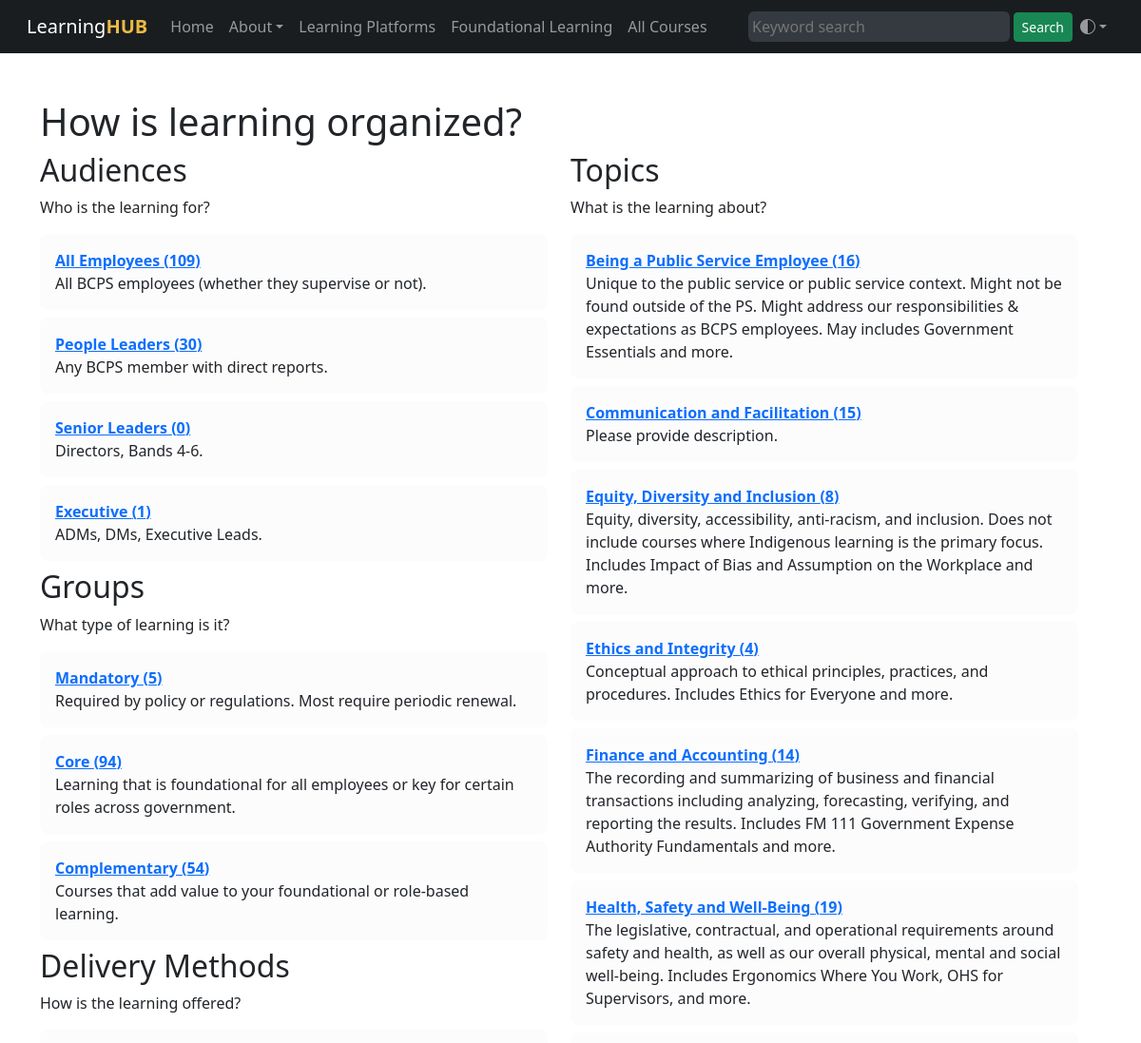
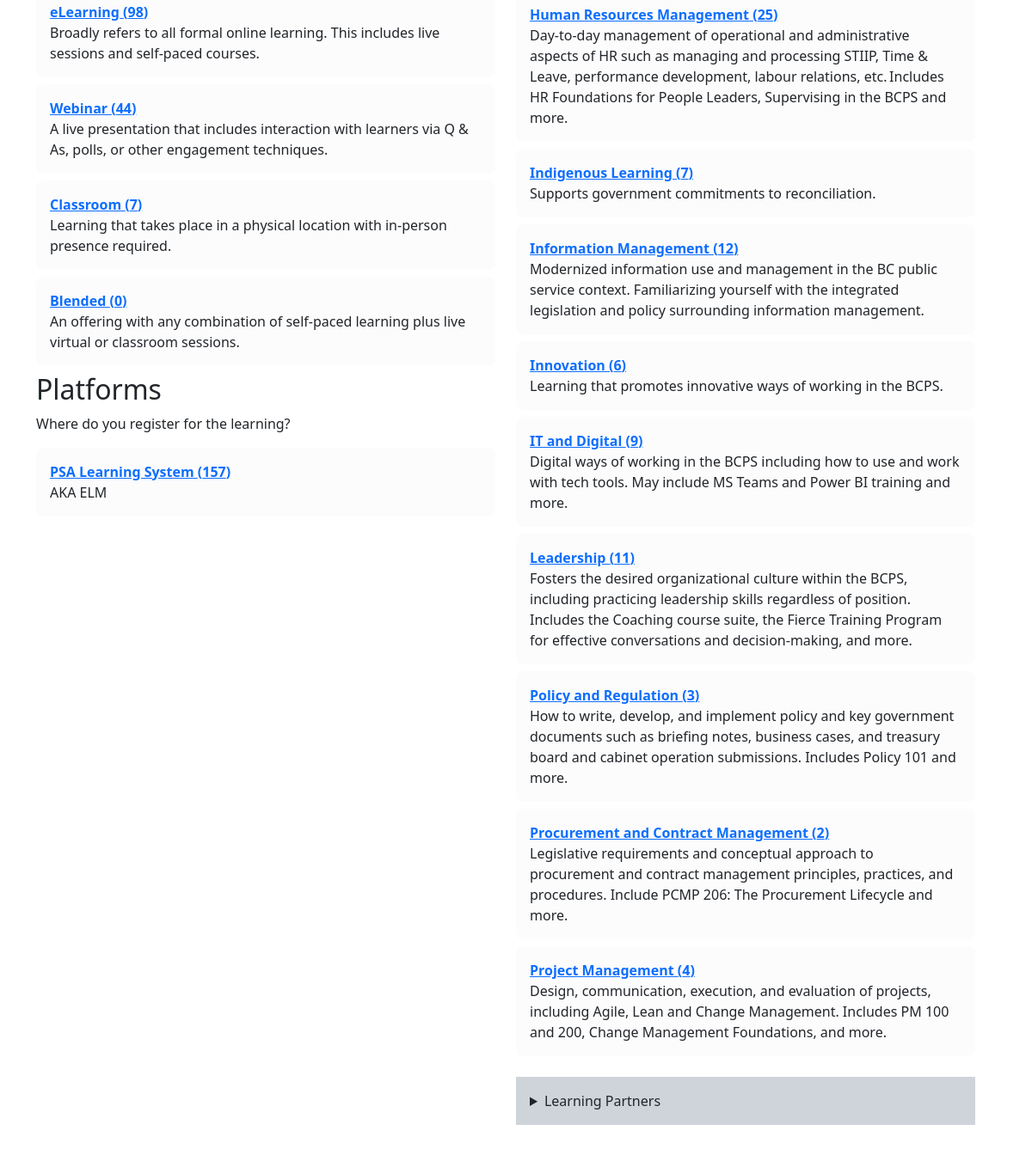
The page / on the database its author committed (2 pictures, top to bottom).
### tables this page shows
CREATE TABLE "audiences" (
    "id" INTEGER PRIMARY KEY AUTOINCREMENT NOT NULL,
    "created" DATETIME,
    "modified" DATETIME,
    "sortorder" INTEGER,
    "name" VARCHAR,
    "slug" VARCHAR,
    "description" VARCHAR,
    "icon" VARCHAR,
    "color" VARCHAR
);

CREATE TABLE "groups" (
    "id" INTEGER PRIMARY KEY AUTOINCREMENT NOT NULL,
    "created" DATETIME,
    "modified" DATETIME,
    "sortorder" INTEGER,
    "name" VARCHAR,
    "slug" VARCHAR,
    "description" VARCHAR,
    "icon" VARCHAR,
    "color" VARCHAR
);

CREATE TABLE "delivery_methods" (
    "id" INTEGER PRIMARY KEY AUTOINCREMENT NOT NULL,
    "created" DATETIME,
    "modified" DATETIME,
    "sortorder" INTEGER,
    "name" VARCHAR,
    "slug" VARCHAR,
    "description" VARCHAR,
    "icon" VARCHAR,
    "color" VARCHAR
);

CREATE TABLE "learning_platforms" (
    "id" INTEGER PRIMARY KEY AUTOINCREMENT NOT NULL,
    "created" DATETIME,
    "modified" DATETIME,
    "sortorder" INTEGER,
    "name" VARCHAR,
    "slug" VARCHAR,
    "description" VARCHAR,
    "logo" VARCHAR,
    "icon" VARCHAR,
    "color" VARCHAR,
    "url" VARCHAR
);

CREATE TABLE "topics" (
    "id" INTEGER PRIMARY KEY AUTOINCREMENT NOT NULL,
    "created" DATETIME,
    "modified" DATETIME,
    "sortorder" INTEGER,
    "name" VARCHAR,
    "slug" VARCHAR,
    "description" VARCHAR,
    "icon" VARCHAR,
    "color" VARCHAR
);

### index.php (the view, shortened to what this page needs)
<?php
$db = new SQLite3('courses.sqlite', SQLITE3_OPEN_CREATE | SQLITE3_OPEN_READWRITE);
$db->enableExceptions(true);
?>
<?php require('template/header.php') ?>
<?php require('template/nav.php') ?>
<div class="container">
<div class="row">
<div class="col-md-12">
    <h1>How is learning organized?</h1>
</div>
<div class="row">
<div class="col-md-6">
<h2>Audiences</h2>
<p>Who is the learning for?</p>
<?php
$statement = $db->prepare('SELECT a.id, a.slug, a.name, a.description, COUNT(c.id) as ccount FROM audiences a LEFT JOIN courses c ON c.audience_id = a.id GROUP BY a.id, a.name;');
$result = $statement->execute();
?>
<?php while ($row = $result->fetchArray()): ?>
    <?php if($row['id'] == 1) continue ?>
    <div class="p-3 mb-2 bg-light-subtle rounded-3">
        <div>
            <a class="fw-bold" href="filter.php?audience=<?= $row['id'] ?>">
                <?= $row['name'] ?> (<?= $row['ccount'] ?>)
            </a>
        </div>
        <div><?= $row['description'] ?></div>
    </div>
<?php endwhile ?>
<h2>Groups</h2>
<p>What type of learning is it?</p>
<?php
$statement = $db->prepare('SELECT g.id, g.name, g.slug, g.description, COUNT(c.id) as ccount FROM groups g LEFT JOIN courses c ON g.id = c.group_id GROUP BY g.id, g.name;');
$result = $statement->execute();
?>
<?php while ($row = $result->fetchArray()): ?>
    <?php if($row['id'] == 1) continue ?>
    <div class="p-3 mb-2 bg-light-subtle rounded-3">
     <div>
        <a class="fw-bold" href="filter.php?group=<?= $row['id'] ?>">
            <?= $row['name'] ?> (<?= $row['ccount'] ?>)
        </a>
    </div>
    <div><?= $row['description'] ?></div>
    </div>
<?php endwhile ?>
<h2>Delivery Methods</h2>
<p>How is the learning offered?</p>
<?php
$statement = $db->prepare('SELECT dm.id, dm.name, dm.slug, dm.description, COUNT(c.id) AS ccount FROM delivery_methods dm LEFT JOIN courses c ON dm.id = c.dmethod_id GROUP BY dm.id, dm.name;');
$result = $statement->execute();
?>
<?php while ($row = $result->fetchArray()): ?>
    <?php if($row['id'] == 1) continue ?>
    <div class="p-3 mb-2 bg-light-subtle rounded-3">
        <div>
            <a class="fw-bold" href="filter.php?delivery_method=<?= $row['id'] ?>">
                <?= $row['name'] ?> (<?= $row['ccount'] ?>)
            </a>
        </div>
        <div><?= $row['description'] ?></div>
    </div>
<?php endwhile ?>
<h2>Platforms</h2>
<p>Where do you register for the learning?</p>
<?php
$statement = $db->prepare('SELECT p.id, p.name, p.description, COUNT(c.id) as ccount FROM learning_platforms p LEFT JOIN courses c ON p.id = c.platform_id GROUP BY p.id, p.name;');
$result = $statement->execute();
?>
<?php while ($row = $result->fetchArray()): ?>
    <?php if($row['id'] == 1) continue ?>
    <div class="p-3 mb-2 bg-light-subtle rounded-3">
    <div>
        <a class="fw-bold" href="filter.php?platform=<?= $row['id'] ?>">
            <?= $row['name'] ?> (<?= $row['ccount'] ?>)
        </a>
    </div>
    <div><?= $row['description'] ?></div>
    </div>
<?php endwhile ?>
</div>
<div class="col-md-6">
<h2>Topics</h2>
<p>What is the learning about?</p>
<?php
$statement = $db->prepare('SELECT t.id, t.name, t.description, COUNT(c.id) AS ccount FROM topics t LEFT JOIN courses c ON t.id = c.topic_id GROUP BY t.id, t.name;');
$result = $statement->execute();
?>
<?php while ($row = $result->fetchArray()): ?>
    <?php if($row['id'] == 1) continue ?>
    <div class="p-3 mb-2 bg-light-subtle rounded-3">
    <div>
        <a class="fw-bold" href="filter.php?topic[]=<?= $row['id'] ?>">
            <?= $row['name'] ?> (<?= $row['ccount'] ?>)
        </a>
    </div>
    <div><?= $row['description'] ?></div>
    </div>
<?php endwhile ?>
<details class="mb-5">
<summary class="bg-dark-subtle p-3 my-4">Learning Partners</summary>
</details>
</div>
</div>
</div>
<?php require('template/footer.php') ?>

### template/header.php (shortened to what this page needs)
<!doctype html>
<html data-bs-theme="auto">
<head>
<link href="https://cdn.jsdelivr.net/npm/bootstrap@5.3.3/dist/css/bootstrap.min.css" rel="stylesheet">
<link rel="stylesheet" href="https://cdn.jsdelivr.net/npm/bootstrap-icons@1.11.3/font/bootstrap-icons.min.css">
</head>
<body>

### template/nav.php (shortened to what this page needs)
<nav class="navbar bg-dark-subtle sticky-top navbar-expand-lg px-3 mb-5" data-bs-theme="dark" role="navigation" aria-label="Primary menu">
<div class="container-fluid">
    <a href="index.php" class="wordmark navbar-brand order-lg-first me-lg-3">
        Learning<span style="color: #ebba44; font-weight: bold;">HUB</span>
    </a>
    <div class="collapse navbar-collapse" id="navbarSupportedContent">
        <ul class="navbar-nav mb-2 mb-lg-0 order-1 order-lg-2">
            <li class="nav-item">
                <a class="nav-link" aria-current="page" href="index.php">Home</a>
            </li>
            <li class="nav-item dropdown">
                <a class="nav-link dropdown-toggle" href="about/" role="button" data-bs-toggle="dropdown" aria-expanded="false">
                                                About</a>
            </li>
            <li class="nav-item">
                <a class="nav-link" href="learning-systems/">
                                                Learning Platforms</a>
            </li>
            <li class="nav-item">
                <a class="nav-link" href="course/">Foundational Learning</a>
            </li>
            <li class="nav-item">
                <a class="nav-link" href="courses.php">All Courses</a>
            </li>
        </ul>
    </div>
    <form method="get" action="/filter.php" class="collapse navbar-collapse mt-1 mt-lg-0" role="search" id="navbarSearch">
        <input type="search"
                id="s"
                class="s p-1 bg-light-subtle flex-grow-1 flex-shrink-1 me-1 rounded-2 border-0"
                name="s"
                placeholder="Keyword search"
                required
                value="<?php if(!empty($_GET['s'])) echo htmlspecialchars($_GET['s']) ?>">
        <button class="btn btn-sm btn-success" type="submit" class="searchsubmit" aria-label="Submit Search">
            Search
        </button>
    </form>
    <ul class="navbar-nav mb-2 mb-lg-0">
    <li class="nav-item dropdown">
            <button class="btn btn-link nav-link ml-3 py-2 px-0 px-lg-2 dropdown-toggle d-flex align-items-center" id="bd-theme" type="button" aria-expanded="false" data-bs-toggle="dropdown" data-bs-display="static" aria-label="Toggle theme (dark)">
              <span class="theme-icon-active"><i class="bi bi-circle-half"></i></span>
            </button>
        </li>
    </ul>
</div>
</nav>
<?php require('template/footer.php') ?>

### template/footer.php
</body>
</html>

### rows shown on the page
audiences: name "All Employees", ccount "109", description "All BCPS employees (whether they supervise or not)."
audiences: name "People Leaders", ccount "30", description "Any BCPS member with direct reports."
audiences: name "Senior Leaders", ccount "0", description "Directors, Bands 4-6."
audiences: name "Executive", ccount "1", description "ADMs, DMs, Executive Leads."
groups: name "Mandatory", ccount "5", description "Required by policy or regulations. Most require periodic renewal."
groups: name "Core", ccount "94", description "Learning that is foundational for all employees or key for certain roles across government."
groups: name "Complementary", ccount "54", description "Courses that add value to your foundational or role-based learning."
delivery_methods: name "eLearning", ccount "98", description "Broadly refers to all formal online learning. This includes live sessions and self-paced courses."
delivery_methods: name "Webinar", ccount "44", description "A live presentation that includes interaction with learners via Q & As, polls, or other engagement techniques."
delivery_methods: name "Classroom", ccount "7", description "Learning that takes place in a physical location with in-person presence required."
delivery_methods: name "Blended", ccount "0", description "An offering with any combination of self-paced learning plus live virtual or classroom sessions."
learning_platforms: name "PSA Learning System", ccount "157", description "AKA ELM"
topics: name "Being a Public Service Employee", ccount "16", description "Unique to the public service or public service context. Might not be found outside of the PS. Might address our responsibilities & expectations as BCPS employees. May includes Government Essentials and more."
topics: name "Communication and Facilitation", ccount "15", description "Please provide description."
topics: name "Equity, Diversity and Inclusion", ccount "8", description "Equity, diversity, accessibility, anti-racism, and inclusion. Does not include courses where Indigenous learning is the primary focus. Includes Impact of Bias and Assumption on the Workplace and more."
topics: name "Ethics and Integrity", ccount "4", description "Conceptual approach to ethical principles, practices, and procedures. Includes Ethics for Everyone and more."
topics: name "Finance and Accounting", ccount "14", description "The recording and summarizing of business and financial transactions including analyzing, forecasting, verifying, and reporting the results. Includes FM 111 Government Expense Authority Fundamentals and more."
topics: name "Health, Safety and Well-Being", ccount "19", description "The legislative, contractual, and operational requirements around safety and health, as well as our overall physical, mental and social well-being. Includes Ergonomics Where You Work, OHS for Supervisors, and more."
topics: name "Human Resources Management", ccount "25", description "Day-to-day management of operational and administrative aspects of HR such as managing and processing STIIP, Time & Leave, performance development, labour relations, etc. Includes HR Foundations for People Leaders, Supervising in the BCPS and more."
topics: name "Indigenous Learning", ccount "7", description "Supports government commitments to reconciliation."
topics: name "Information Management", ccount "12", description "Modernized information use and management in the BC public service context. Familiarizing yourself with the integrated legislation and policy surrounding information management."
topics: name "Innovation", ccount "6", description "Learning that promotes innovative ways of working in the BCPS."
topics: name "IT and Digital", ccount "9", description "Digital ways of working in the BCPS including how to use and work with tech tools. May include MS Teams and Power BI training and more."
topics: name "Leadership", ccount "11", description "Fosters the desired organizational culture within the BCPS, including practicing leadership skills regardless of position. Includes the Coaching course suite, the Fierce Training Program for effective conversations and decision-making, and more."
topics: name "Policy and Regulation", ccount "3", description "How to write, develop, and implement policy and key government documents such as briefing notes, business cases, and treasury board and cabinet operation submissions. Includes Policy 101 and more."
topics: name "Procurement and Contract Management", ccount "2", description "Legislative requirements and conceptual approach to procurement and contract management principles, practices, and procedures. Include PCMP 206: The Procurement Lifecycle and more."
topics: name "Project Management", ccount "4", description "Design, communication, execution, and evaluation of projects, including Agile, Lean and Change Management. Includes PM 100 and 200, Change Management Foundations, and more."
